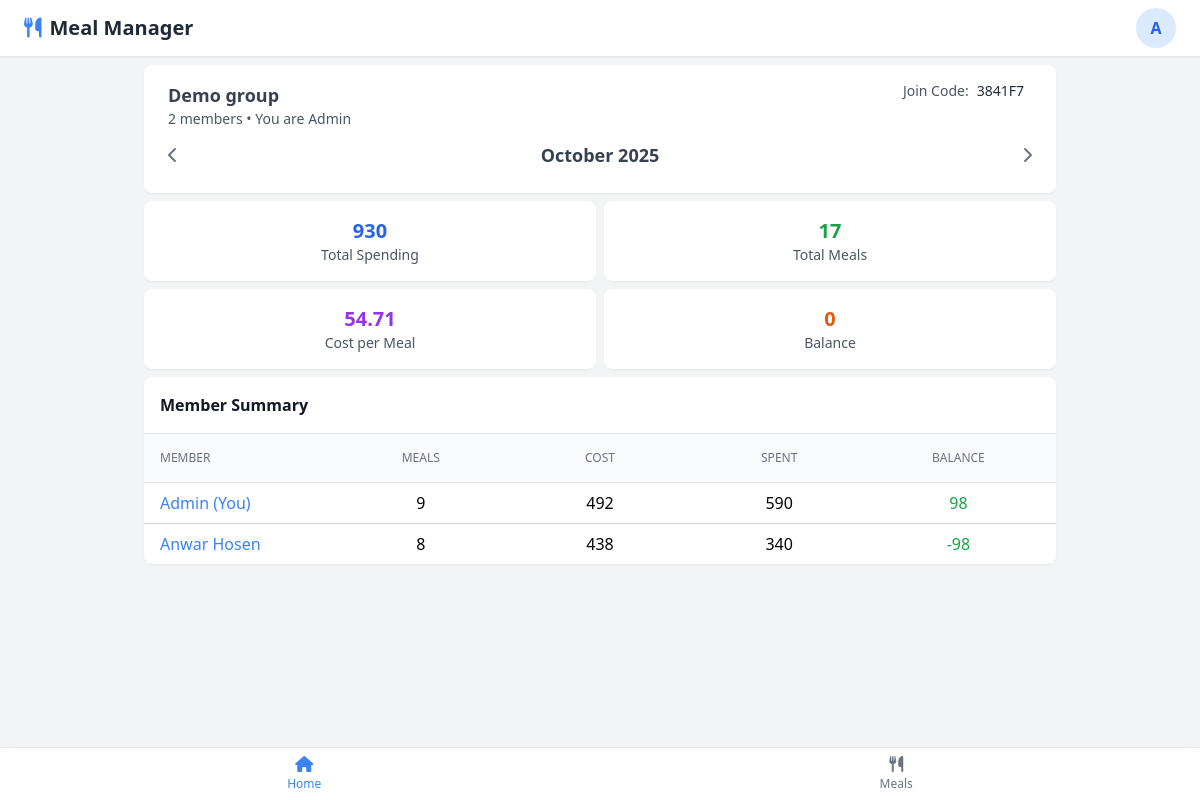
The app's page / (signed in) with its own data.
### app/models.py (models this page shows, shortened)
class Group(models.Model):
    name = models.CharField(max_length=100)
    description = models.TextField(blank=True, null=True)
    join_code = models.CharField(max_length=7, unique=True)
    admin = models.OneToOneField(User, on_delete=models.CASCADE, related_name='admin_group')
    created_at = models.DateTimeField(auto_now_add=True)

class GroupMember(models.Model):
    ROLE_CHOICES = [
        ('admin', 'Admin'),
        ('member', 'Member'),
    ]
    user = models.OneToOneField(User, on_delete=models.CASCADE, related_name='group_membership')
    group = models.ForeignKey(Group, on_delete=models.CASCADE, related_name='members')
    role = models.CharField(max_length=10, choices=ROLE_CHOICES, default='member')
    joined_at = models.DateTimeField(auto_now_add=True)

### app/utils.py (the view)
    def wrapper(request, *args, **kwargs):
        if not hasattr(request.user, 'group_membership'):
            return redirect('setup-group')
        return view_func(request, *args, **kwargs)

### app/models.py (called while the page is built)
    @property
    def total(self):
        return self.breakfast + self.lunch + self.dinner

### app/utils.py (called while the page is built)
def group_required(view_func):
    def wrapper(request, *args, **kwargs):
        if not hasattr(request.user, 'group_membership'):
            return redirect('setup-group')
        return view_func(request, *args, **kwargs)
    return wrapper

### app/views/helpers.py (called while the page is built)
def group_summary(group, month: int, year: int):
    group_groceries = GroceryExpense.objects.filter(
        group=group,
        date__year=year,
        date__month=month
    )
    group_meals = MealEntry.objects.filter(
        group=group,
        date__year=year,
        date__month=month
    )
    total_group_expenses = group_groceries.aggregate(Sum('cost'))['cost__sum'] or 0
    total_group_meals = sum(meal.total for meal in group_meals)
    cost_per_meal = (total_group_expenses / total_group_meals) if total_group_meals > 0 else 0
    group.total_expenses = total_group_expenses
    group.total_meals = total_group_meals
    group.cost_per_meal = round(cost_per_meal, 2)
    return group

def member_summary(member, group, month, year):
    meals_list = MealEntry.objects.filter(
        user=member.user,
        group=group,
        date__year=year,
        date__month=month
    )
    groceries_list = GroceryExpense.objects.filter(
        user=member.user,
        group=group,
        date__year=year,
        date__month=month
    )
    total_meals = sum(meal.total for meal in meals_list)
    total_spent = groceries_list.aggregate(Sum('cost'))['cost__sum'] or 0
    return total_meals, total_spent, meals_list, groceries_list

### templates/home/dashboard.html (shortened to what this page needs)
{% extends "base.html" %}
{% block content %}
<main class="p-2 pb-20 md:px-36">
    <div class="bg-white rounded-lg shadow-sm py-4 px-6 mb-2">
        <div class="flex justify-between items-start mb-3">
            <div>
                <h2 class="text-lg font-bold text-gray-700">{{ group.name }}</h2>
                <p class="text-gray-600 text-sm">
                    {{ group.members.count }} members •
                    You are {% if group.admin == user %} Admin {% else %} Member {% endif %}
                </p>
            </div>
            {% if group.admin == user %}
            <div class="text-sm font-medium text-gray-600">
                Join Code:<span class="text-gray-800 px-2 py-1 rounded-full">{{ group.join_code }}</span>
            </div>
            {% endif %}
        </div>
        <div class="flex justify-between items-center mb-2">
            <button class="text-gray-500 hover:text-gray-700">
                <i class="fas fa-chevron-left"></i>
            </button>
            <span class="text-lg font-semibold text-gray-700">{{ current_month }}</span>
            <button class="text-gray-500 hover:text-gray-700">
                <i class="fas fa-chevron-right"></i>
            </button>
        </div>
    </div>
    <div class="grid grid-cols-2 gap-2 mb-2">
        <div class="bg-white p-4 rounded-lg shadow-sm text-center">
            <p class="text-xl font-bold text-blue-600">{{ group.total_expenses }}</p>
            <p class="text-gray-600 text-sm">Total Spending</p>
        </div>
        <div class="bg-white p-4 rounded-lg shadow-sm text-center">
            <p class="text-xl font-bold text-green-600">{{ group.total_meals }}</p>
            <p class="text-gray-600 text-sm">Total Meals</p>
        </div>
        <div class="bg-white p-4 rounded-lg shadow-sm text-center">
            <p class="text-xl font-bold text-purple-600">{{ group.cost_per_meal }}</p>
            <p class="text-gray-600 text-sm">Cost per Meal</p>
        </div>
        <div class="bg-white p-4 rounded-lg shadow-sm text-center">
            <p class="text-xl font-bold text-orange-600">0</p>
            <p class="text-gray-600 text-sm">Balance</p>
        </div>
    </div>
    <div class="bg-white rounded-lg shadow-sm overflow-hidden">
        <div class="p-4 border-b border-gray-200">
            <h3 class="font-semibold text-gray-900">Member Summary</h3>
        </div>
        <div class="grid grid-cols-5 gap-4 p-4 border-b border-gray-200 bg-gray-50 text-xs font-medium text-gray-500 uppercase">
            <div>Member</div>
            <div class="text-center">Meals</div>
            <div class="text-center">Cost</div>
            <div class="text-center">Spent</div>
            <div class="text-center">Balance</div>
        </div>
        <div class="divide-y divide-gray-300">
            {% for member in group.members_list %}
            <div class="grid grid-cols-5 gap-4 py-2 px-4 hover:bg-gray-50 items-center">
                <div>
                    <a href="{% url 'member-details' member.pk %}" class="text-blue-500 hover:text-green-600">
                        <span class="font-medium">
                            {{ member.user.first_name }}
                            {% if member.user == user %}(You){% endif %}
                        </span>
                    </a>
                </div>
                <div class="text-center">{{ member.total_meals }}</div>
                <div class="text-center">{{ member.total_cost }}</div>
                <div class="text-center">{{ member.total_spent }}</div>
                <div class="text-center">
                    <span class="text-green-600">{{ member.balance }}</span>
                </div>
            </div>
            {% endfor %}
        </div>
    </div>
</main>
{% endblock content %}

### templates/base.html (shortened to what this page needs)
{% load static %}
<!DOCTYPE html>
<html lang="en">
<head>
    <script src="https://cdn.tailwindcss.com"></script>
    <link rel="stylesheet" href="https://cdnjs.cloudflare.com/ajax/libs/font-awesome/6.5.1/css/all.min.css">
</head>
<body class="bg-gray-100 min-h-screen">
    {% if user.is_authenticated %}
    <header class="bg-white shadow-sm border-b border-gray-200 p-2">
        <div class="flex justify-between items-center px-4">
            <div>
                <h1 class="text-xl font-bold text-gray-800">
                    <i class="fas fa-utensils text-blue-500 mr-2"></i>Meal Manager
                </h1>
            </div>
            <div class="relative">
                <button id="userMenuButton" class="w-10 h-10 rounded-full bg-blue-100 flex items-center justify-center transition">
                    <span class="text-blue-600 font-semibold">{{ user.first_name.0|upper }}</span>
                </button>
            </div>
        </div>
    </header>
    {% endif %}
    {% block content %}{% endblock content %}
    {% if user.is_authenticated %}
    <nav class="fixed bottom-0 left-0 right-0 bg-white border-t border-gray-200 px-2 shadow-lg">
        <div class="flex justify-around">
            {% url 'home' as home_url %}
            {% url 'track-meals' as meals_url %}
            <a href="{{ home_url }}" class="flex flex-col items-center p-2 rounded-lg {% if request.path == home_url %}text-blue-500{% else %}text-gray-500 hover:text-blue-500{% endif %}">
                <i class="fas fa-home mb-1"></i>
                <span class="text-xs">Home</span>
            </a>
            <a href="{{ meals_url }}" class="flex flex-col items-center p-2 rounded-lg {% if request.path == meals_url %}text-blue-500{% else %}text-gray-500 hover:text-blue-500{% endif %}">
                <i class="fas fa-utensils mb-1"></i>
                <span class="text-xs">Meals</span>
            </a>
        </div>
    </nav>
    {% endif %}
</body>
</html>

### records on screen
Group: name "Demo group", members.count "2", join_code "3841F7", total_expenses "930", total_meals "17", cost_per_meal "54.71"
GroupMember: user.first_name "Admin", shows "(You)", total_meals "9", total_cost "492", total_spent "590", balance "98"
GroupMember: user.first_name "Anwar Hosen", total_meals "8", total_cost "438", total_spent "340", balance "-98"

### other values on screen
{{ user.first_name.0|upper }} "A"
